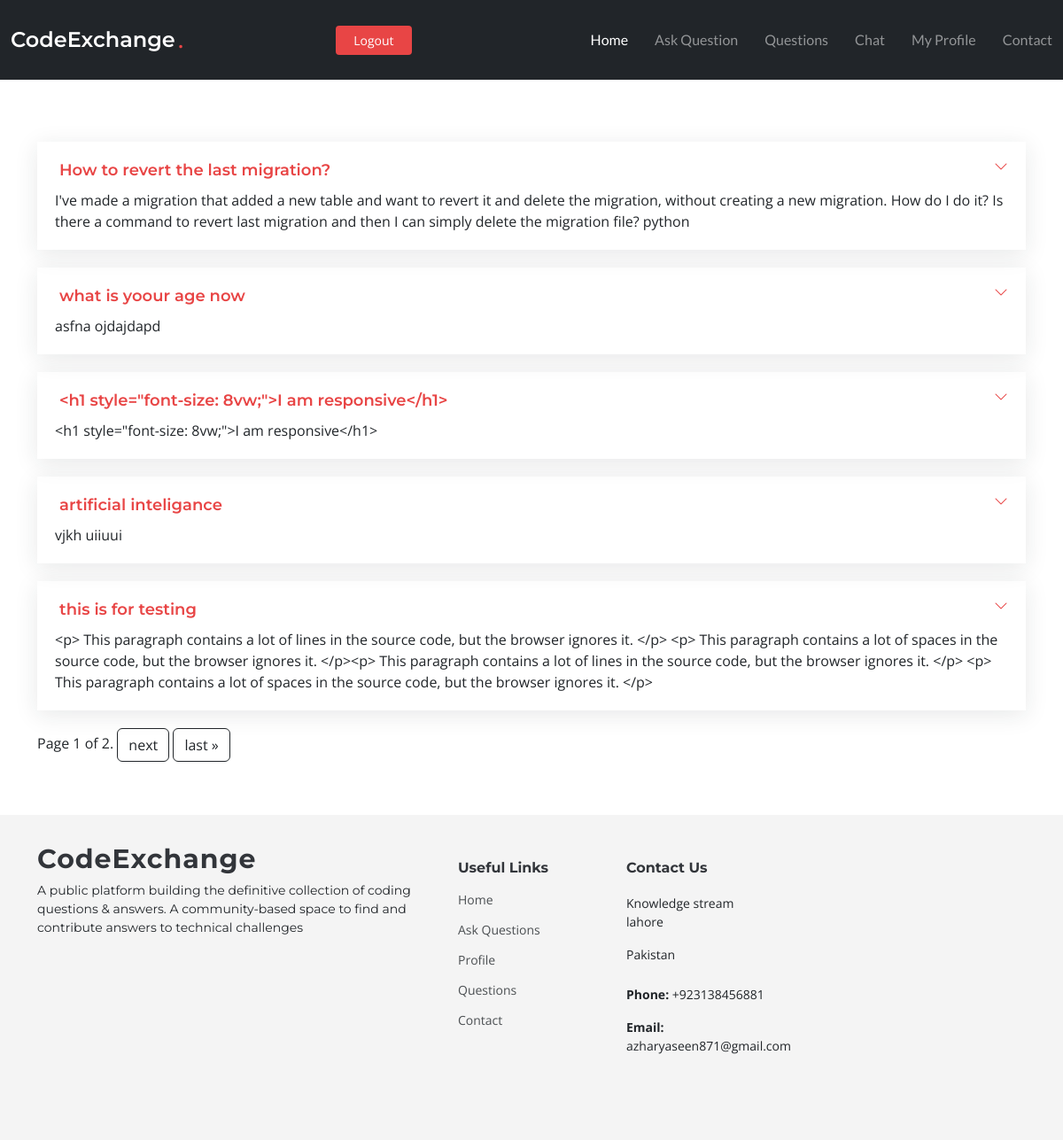
Page /liked_posts/2 (signed in) on the committed database.
### app/models.py (models this page shows, shortened)
class Questions(models.Model):
    user = models.ForeignKey(User, on_delete=models.CASCADE)
    title = models.CharField(max_length=1000)
    content = HTMLField()
    likes = models.ManyToManyField(User, related_name='like')
    date_created = models.DateTimeField(default=timezone.now)
    image = models.ImageField(upload_to='question_pic', blank=True, null=True)

### app/views.py (the view)
# urls.py: path("liked_posts/<int:id>", views.liked_post, name="liked_post"),
@login_required(login_url='login')
def liked_post(request,id):
    user = get_object_or_404(User, pk= id)
    posts_you_like = Questions.objects.filter(likes=user.id)
    paginator = Paginator(posts_you_like, 5)
    page_number = request.GET.get("page")
    page_obj = paginator.get_page(page_number)
    return render(request, 'app/liked_post.html',{'posts_you_like':posts_you_like,'page_obj': page_obj})

### app/templates/app/liked_post.html (shortened to what this page needs)
{% extends 'base.html' %}
{% block content %}
{% if posts_you_like %}
  <body>
    <section id="faq" class="faq">
      <div class="container" style="margin-top: 100px;">
          <div class="" data-aos="fade-up" data-aos-delay="200">
            <div class="faq-container">
              {% for question in page_obj %}
              <div class="faq-item faq-active">
                <a href="{% url 'detail' question.id %}"> <h3> <span>{{ question.title }}</span></h3></a>
                <div class="faq-content">
                  <p>{{ question.content }}</p>
                </div>
                <i class="faq-toggle bi bi-chevron-right"></i>
              </div>
              {% endfor %}
              {% include "app/includes/paginator.html" %}
            </div>
          </div>
        </div>
    </section>
    {% else %}
    <p style="margin-top: 100px;">
        no liked post yet ...
  </p>
    {% endif %}
  </body>
  {% endblock content %}

### static/assets/css/main.css (style rules this page uses)
:root { --font-default: "Open Sans", system-ui, -apple-system, "Segoe UI", Roboto, "Helvetica Neue", Arial, "Noto Sans", "Liberation Sans", sans-serif, "Apple Color Emoji", "Segoe UI Emoji", "Segoe UI Symbol", "Noto Color Emoji"; --font-primary: "Montserrat", sans-serif; --font-secondary: "Lato", sans-serif; }
:root { --color-default: #212529; --color-default-rgb: 33, 37, 41; --color-background: #ffffff; --color-background-rgb: 255, 255, 255; --color-primary: #e84545; --color-primary-rgb: 232, 69, 69; --color-secondary: #32353a; --color-secondary-rgb: 50, 53, 58; --color-box-background: #ffffff; --color-box-background-rgb: 255, 255, 255; --color-inverse: #ffffff; --color-inverse-rgb: 255, 255, 255; }
:root { --color-nav: #3a3939; --color-nav-hover: #e84545; --color-nav-dropdown: #3a3939; --color-nav-dropdown-hover: #e84545; --color-nav-dropdown-background: #ffffff; --color-nav-mobile-background: #ffffff; }
:root { scroll-behavior: smooth; }
body { color: var(--color-default); background-color: var(--color-background); font-family: var(--font-default); }
a { color: var(--color-primary); text-decoration: none; transition: 0.3s; }
h1, h2, h3, h4, h5, h6 { font-family: var(--font-primary); }
section { color: var(--color-default); background-color: var(--color-background); padding: 60px 0; overflow: clip; }
section { scroll-margin-top: 90px; }
.faq .faq-container .faq-item { position: relative; padding: 20px; margin-bottom: 20px; box-shadow: 0px 5px 25px 0px rgba(var(--color-default-rgb), 0.1); overflow: hidden; }
.faq .faq-container .faq-item h3 { color: var(--color-secondary); font-weight: 600; font-size: 18px; line-height: 24px; margin: 0 30px 0 0; transition: 0.3s; cursor: pointer; display: flex; align-items: flex-start; }
.faq .faq-container .faq-item .faq-content { display: grid; grid-template-rows: 0fr; transition: 0.3s ease-in-out; visibility: hidden; opacity: 0; }
.faq .faq-container .faq-item .faq-content p { margin-bottom: 0; overflow: hidden; }
.faq .faq-container .faq-item .faq-toggle { position: absolute; top: 20px; right: 20px; font-size: 16px; line-height: 0; transition: 0.3s; cursor: pointer; }
.faq .faq-container .faq-active h3 { color: var(--color-primary); }
.faq .faq-container .faq-active .faq-content { grid-template-rows: 1fr; visibility: visible; opacity: 1; padding-top: 10px; }
.faq .faq-container .faq-active .faq-toggle { transform: rotate(90deg); color: var(--color-primary); }

### rows in the picture
Questions: title "How to revert the last migration?", content "I've made a migration that added a new table and want to revert it and delete the migration, without creating a new migration. How do I do it? Is there a command to revert last migration and then I can simply delete the migration file? python"
Questions: title "what is yoour age now", content "asfna ojdajdapd"
Questions: title "<h1 style=\"font-size: 8vw;\">I am responsive</h1>", content "<h1 style=\"font-size: 8vw;\">I am responsive</h1>"
Questions: title "artificial inteligance", content "vjkh uiiuui"
Questions: title "this is for testing", content "<p> This paragraph contains a lot of lines in the source code, but the browser ignores it. </p> <p> This paragraph contains a lot of spaces in the source code, but the browser ignores it. </p><p> This paragraph contains a lot of lines in the source code, but the browser ignores it. </p> <p> This paragraph contains a lot of spaces in the source code, but the browser ignores it. </p>"

### other values in the picture
{{ page_obj.number }} "1"
{{ page_obj.paginator.num_pages }} "2"
